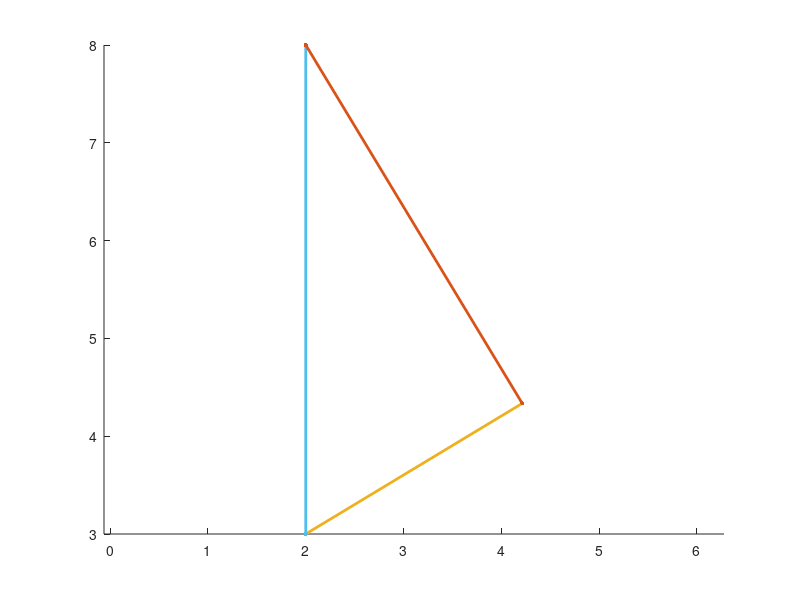

Reproduce this figure in MATLAB.
function res = test5()
res = 0
figure; hold on; axis equal;
plot([2.00001 2.00001],[3.00001 3.00001], 'LineWidth', 2, 'Marker', '.', 'MarkerSize', 10)
plot([4.21352 4.21352],[4.33538 4.33538], 'LineWidth', 2, 'Marker', '.', 'MarkerSize', 10)
plot([2.00001 4.21352],[3.00001 4.33538], 'LineWidth', 2, 'Marker', '.', 'MarkerSize', 10)
plot([2 2],[3 3], 'LineWidth', 2, 'Marker', '.', 'MarkerSize', 10)
plot([2 2],[8 8], 'LineWidth', 2, 'Marker', '.', 'MarkerSize', 10)
plot([2 2],[3 8], 'LineWidth', 2, 'Marker', '.', 'MarkerSize', 10)
plot([4.21351 4.21351],[4.33538 4.33538], 'LineWidth', 2, 'Marker', '.', 'MarkerSize', 10)
plot([2.00001 2.00001],[8.00001 8.00001], 'LineWidth', 2, 'Marker', '.', 'MarkerSize', 10)
plot([4.21351 2.00001],[4.33538 8.00001], 'LineWidth', 2, 'Marker', '.', 'MarkerSize', 10)
